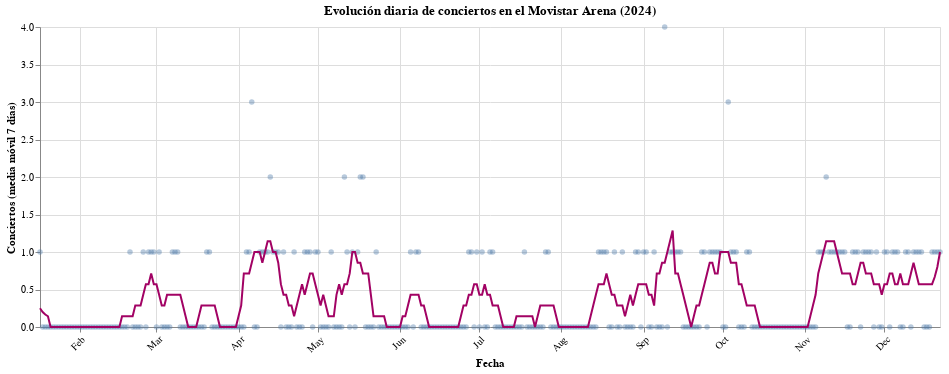

This figure's notebook cell:
### Code cell
import numpy as np
import pandas as pd
from urllib import request
import json
import altair as alt

# Leer datos
source = pd.read_csv('/content/drive/MyDrive/concierto_database_limpia_2.csv', delimiter=';')
source['Fecha'] = pd.to_datetime(source['Fecha'], format='%d-%m-%Y', errors='coerce')

# Filtrar solo Movistar Arena en 2024
source = source[
    (source['Cancelado'] != 1) &
    (source['Recinto'].str.lower().str.contains('movistar arena')) &
    (source['Fecha'].dt.year == 2024)
]

# Agrupar por día: contar conciertos
conteo_diario = source.groupby('Fecha').size().reset_index(name='Conciertos')

# Cargar formatos en español
with request.urlopen('https://raw.githubusercontent.com/d3/d3-format/master/locale/es-MX.json') as f:
  de_format = json.load(f)
with request.urlopen('https://raw.githubusercontent.com/d3/d3-time-format/master/locale/es-MX.json') as f:
  de_time_format = json.load(f)

alt.renderers.set_embed_options(formatLocale=de_format, timeFormatLocale=de_time_format)

# Si hay pocos datos, loess no es tan útil. Alternativa: usar rolling mean (media móvil)
# Vamos a hacerlo nosotros con pandas
conteo_diario = conteo_diario.set_index('Fecha').asfreq('D', fill_value=0)  # asegurar todos los días del año
conteo_diario['Rolling'] = conteo_diario['Conciertos'].rolling(window=7, center=True, min_periods=1).mean()
conteo_diario = conteo_diario.reset_index()

# Gráfico con puntos + línea suavizada (rolling mean)
base = alt.Chart(conteo_diario).encode(
    x=alt.X('Fecha:T', title='Fecha', axis=alt.Axis(format='%b', labelAngle=-45))
)

linea = base.mark_line(color='#A20264').encode(
    y=alt.Y('Rolling:Q', title='Conciertos (media móvil 7 días)')
)

puntos = base.mark_circle(opacity=0.4, size=30).encode(
    y='Conciertos:Q',
    tooltip=[
        alt.Tooltip('Fecha:T', title='Fecha'),
        alt.Tooltip('Conciertos:Q', title='Conciertos ese día')
    ]
)

chart = (puntos + linea).properties(
    title='Evolución diaria de conciertos en el Movistar Arena (2024)',
    width=900,
    height=300
)

chart.show()

### Figure 1 — Vega-Lite specification as saved in the notebook (floating-point values rounded to 4 significant figures; data arrays with more than 128 entries replaced by an {"elided": "..."} marker saying what was removed)
{"config": {"view": {"continuousWidth": 300, "continuousHeight": 300}}, "layer": [{"mark": {"type": "circle", "opacity": 0.4, "size": 30}, "encoding": {"tooltip": [{"field": "Fecha", "title": "Fecha", "type": "temporal"}, {"field": "Conciertos", "title": "Conciertos ese día", "type": "quantitative"}], "x": {"axis": {"format": "%b", "labelAngle": -45}, "field": "Fecha", "title": "Fecha", "type": "temporal"}, "y": {"field": "Conciertos", "type": "quantitative"}}}, {"mark": {"type": "line", "color": "#A20264"}, "encoding": {"x": {"axis": {"format": "%b", "labelAngle": -45}, "field": "Fecha", "title": "Fecha", "type": "temporal"}, "y": {"field": "Rolling", "title": "Conciertos (media móvil 7 días)", "type": "quantitative"}}}], "data": {"name": "data-f55d3af894b3ac31982516d87b3bd2fd"}, "height": 300, "title": "Evolución diaria de conciertos en el Movistar Arena (2024)", "width": 900, "$schema": "https://vega.github.io/schema/vega-lite/v5.20.1.json", "datasets": {"data-f55d3af894b3ac31982516d87b3bd2fd": {"elided": "341 records"}}}
